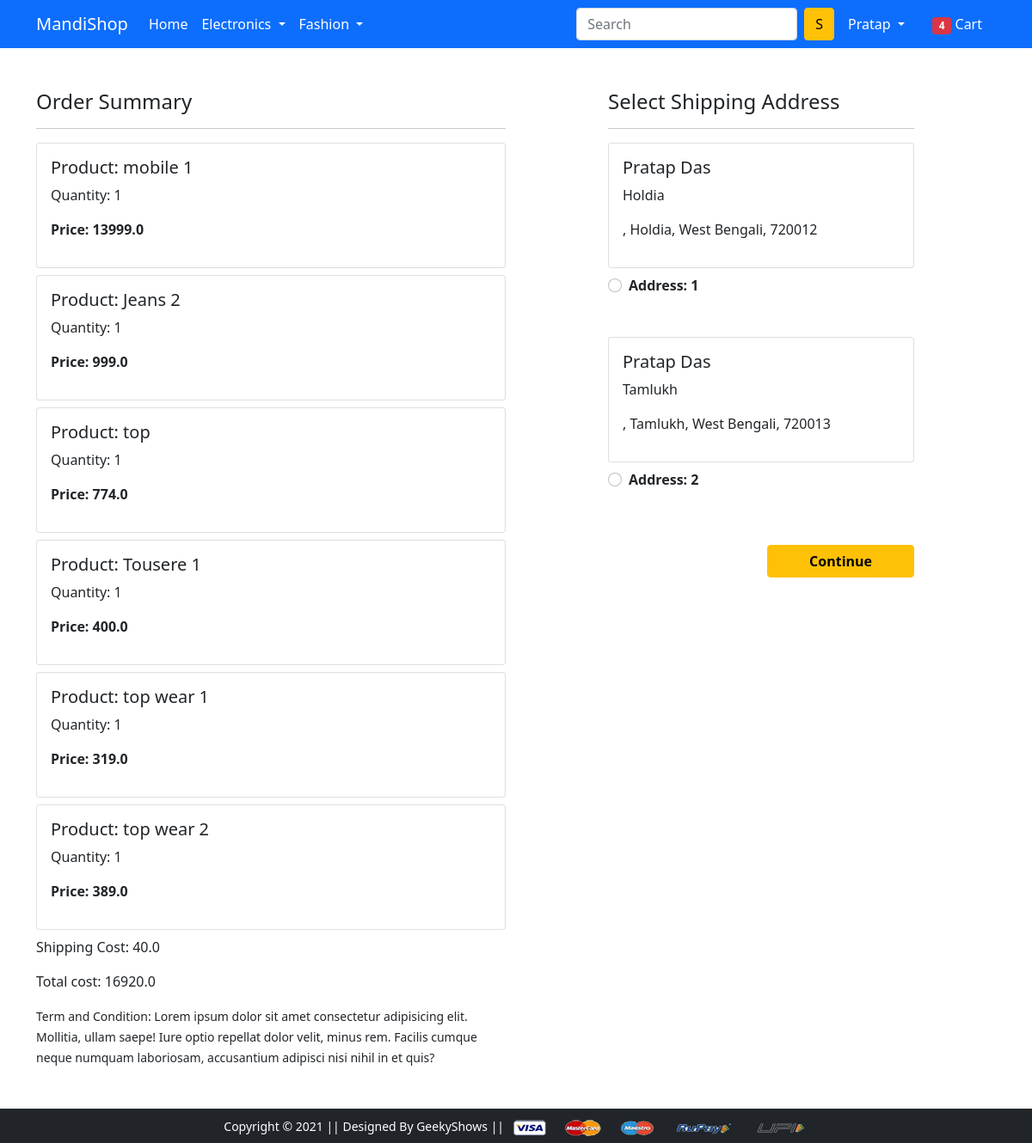
/checkout/ (signed in), run on an earlier commit of the app's database.
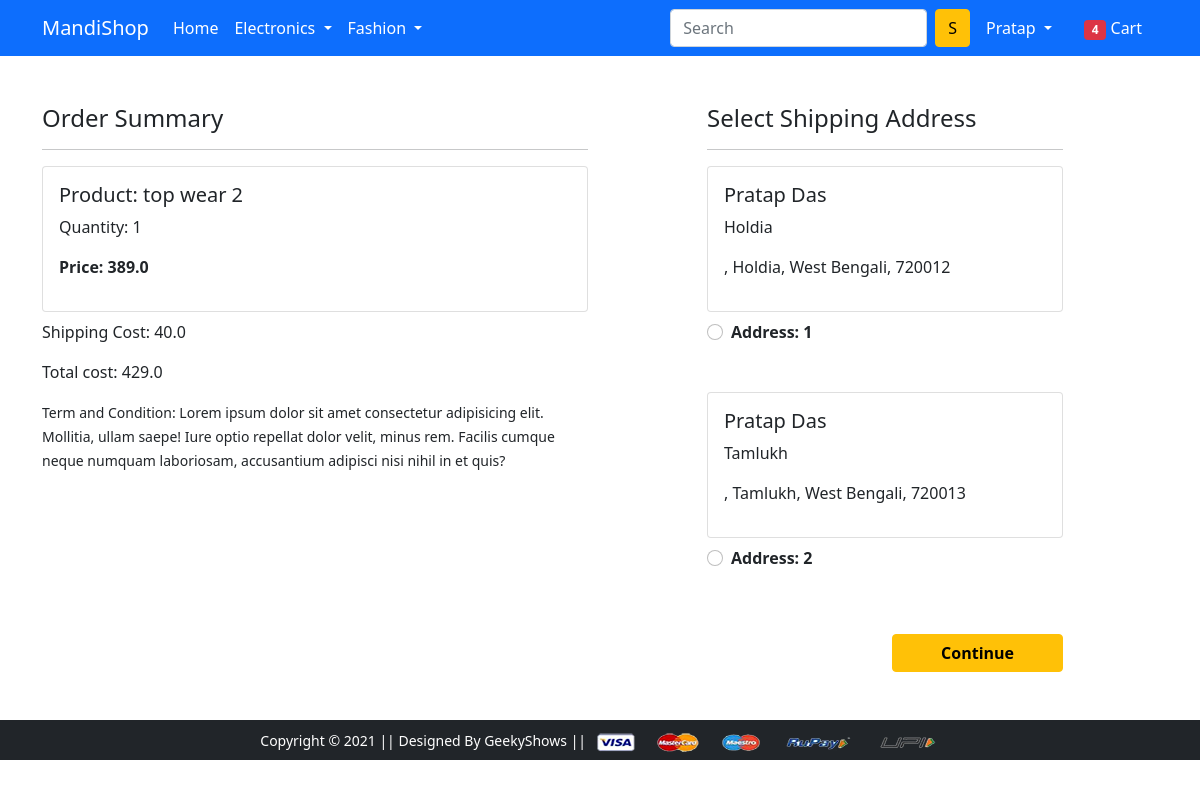
And on a later commit of the database.
### MyApp/models.py (models this page shows, shortened)
class Cart(models.Model):
    user = models.ForeignKey(User, on_delete=models.CASCADE)
    product = models.ForeignKey(Product, on_delete=models.CASCADE)
    quantity = models.PositiveIntegerField(default=1)
    @property
    def total_cost(self):
        return self.quantity * self.product.discounted_price

class Product(models.Model):
    title = models.CharField(max_length=100)
    selling_price = models.FloatField()
    discounted_price = models.FloatField()
    description = models.TextField()
    brand = models.CharField(max_length=100)
    category = models.CharField(choices=CATEGORY_CHOICES, max_length=2)
    product_image = models.ImageField(upload_to='productimg')

class Customer(models.Model):
    user = models.ForeignKey(User, on_delete=models.CASCADE)
    name = models.CharField(max_length=200)
    locality = models.CharField(max_length=200)
    city = models.CharField(max_length=50)
    zipcode = models.IntegerField()
    state = models.CharField(choices=STATE_CHOICES, max_length=50)

### MyApp/views.py (the view)
# urls.py: path('checkout/', views.checkout, name='checkout'),
@login_required
def checkout(request):
    user = request.user
    add = Customer.objects.filter(user=user)
    cart_items = Cart.objects.filter(user=user)
    amount = 0.0
    shipping_amount = 40.0
    total_amount = 0.0
    cart_product = [p for p in Cart.objects.all() if p.user == user]
    if cart_product:
        for p in cart_product:
            temp_amount = p.quantity * p.product.discounted_price
            amount += temp_amount
        total_amount = amount + shipping_amount
    return render(request, 'app/checkout.html', {'add': add, 'totalamount': total_amount, 'cart_items': cart_items, 'shipping_amount': shipping_amount})

### MyApp/templates/app/checkout.html (shortened to what this page needs)
{% extends 'app/base.html' %}
{% load static %}
{% block main-content %}
<div class="container">
 <div class="row mt-5">
  <div class="col-sm-6">
    <h4>Order Summary</h4>
    <hr>
    {% for item in cart_items %}
      <div class="card mb-2">
        <div class="card-body">
          <h5>Product: {{item.product.title}}</h5>
          <p>Quantity: {{item.quantity}}</p>
          <p class="fw-bold">Price: {{item.total_cost}}</p>
        </div>
      </div>
      {% endfor %}
      <div>
        <p>Shipping Cost: {{shipping_amount}}</p>
        <p>Total cost: {{totalamount}}</p>
      </div>
    <small>Term and Condition: Lorem ipsum dolor sit amet consectetur adipisicing elit. Mollitia, ullam saepe! Iure optio repellat dolor velit, minus rem. Facilis cumque neque numquam laboriosam, accusantium adipisci nisi nihil in et quis?</small>
  </div>
  <div class="col-sm-4 offset-sm-1">
    <h4>Select Shipping Address</h4>
    <hr>
    <form action="/paymentdone">
      {% for ad in add %}
      <div class="card">
        <div class="card-body">
        <h5>{{ad.name}}</h5>
        <p>{{ad.locality}}</p>, {{ad.city}}, {{ad.state}}, {{ad.zipcode}}</p>
        </div>
      </div>
        <div class="form-check mt-2 mb-5">
          <input class="form-check-input" type="radio" name="custid" id="custadd{{forloop.counter}}" value="{{ad.id}}">
          <label class="form-check-label fw-bold" for="custadd{{forloop.counter}}">
            Address: {{forloop.counter}} </label>
        </div>
        {% endfor %}
        <div class="text-end">
          <button type="submit" class="btn btn-warning mt-3 px-5 fw-bold">Continue</button>
        </div>
      </form>
    </div>
  </div>
</div>
{% endblock main-content %}

What changed in the data, as far as the page shows it:
removed Cart: product "mobile 1", quantity "1", total_cost "13999.0"
removed Cart: product "Jeans 2", quantity "1", total_cost "999.0"
removed Cart: product "top", quantity "1", total_cost "774.0"
removed Cart: product "Tousere 1", quantity "1", total_cost "400.0"
removed Cart: product "top wear 1", quantity "1", total_cost "319.0"
Also different on the page:
{{ totalamount }}: "16920.0" → "429.0"
